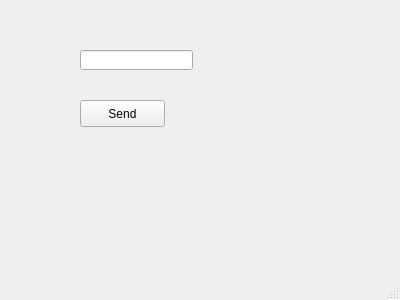
<?xml version="1.0" encoding="UTF-8"?>
<ui version="4.0">
 <class>MainWindow</class>
 <widget class="QMainWindow" name="MainWindow">
  <property name="geometry">
   <rect>
    <x>0</x>
    <y>0</y>
    <width>400</width>
    <height>300</height>
   </rect>
  </property>
  <property name="windowTitle">
   <string>MainWindow</string>
  </property>
  <widget class="QWidget" name="centralwidget">
   <widget class="QLineEdit" name="lineEdit">
    <property name="geometry">
     <rect>
      <x>80</x>
      <y>50</y>
      <width>113</width>
      <height>20</height>
     </rect>
    </property>
   </widget>
   <widget class="QPushButton" name="pushButton">
    <property name="geometry">
     <rect>
      <x>80</x>
      <y>100</y>
      <width>85</width>
      <height>27</height>
     </rect>
    </property>
    <property name="text">
     <string>Send</string>
    </property>
   </widget>
   <widget class="QLabel" name="label">
    <property name="geometry">
     <rect>
      <x>80</x>
      <y>150</y>
      <width>46</width>
      <height>13</height>
     </rect>
    </property>
   </widget>
  </widget>
  <widget class="QMenuBar" name="menubar">
   <property name="geometry">
    <rect>
     <x>0</x>
     <y>0</y>
     <width>400</width>
     <height>26</height>
    </rect>
   </property>
  </widget>
  <widget class="QStatusBar" name="statusbar"/>
 </widget>
 <resources/>
 <connections/>
</ui>
